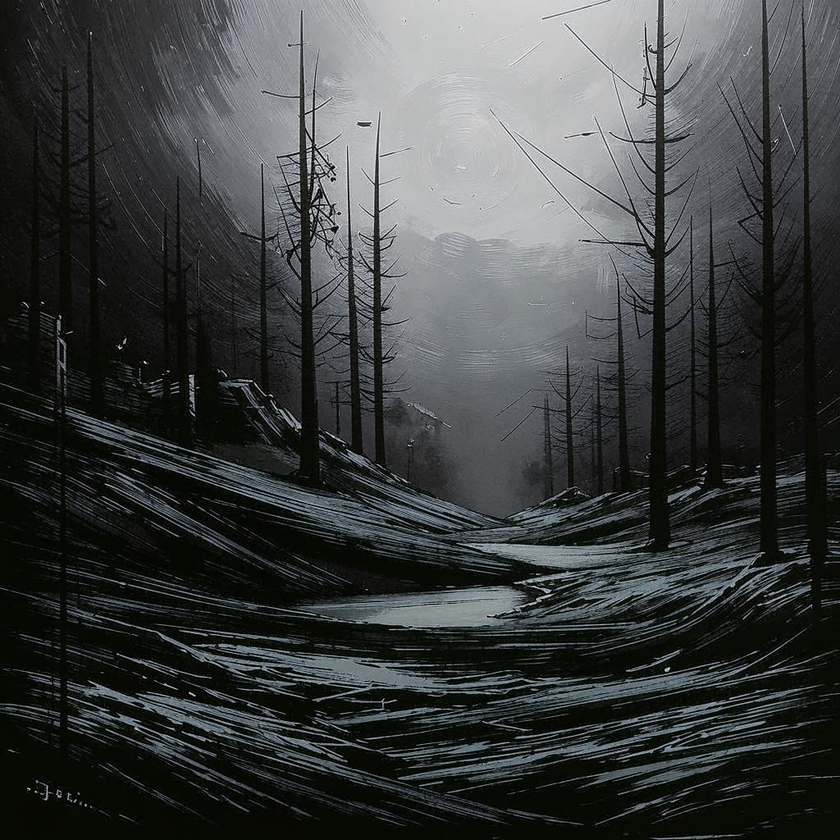
#> input picture common/lab3/image3.png, 840 x 840 px, shrunk from 1024 x 1024 before the run
$ python lab3.py
#> lines starting #> are read from the running program, lines starting #| are printed output that depends on the picture; after the words box and inside, x2 and y2 are one past the last pixel; in counts of white or black regions, pixels touching at a corner belong together
import numpy as np
from PIL import Image
from pathlib import Path

# Константы
KERNEL_SIZE = 5
THRESHOLD = 128

# Загрузить и подготовить изображение

def load_grayscale(path: Path) -> np.ndarray:
    """Чтение изображения и преобразование в матрицу серых тонов."""
    img = Image.open(path).convert('L')
    return np.array(img, dtype=np.uint8)

# Морфологические операции

def pad_image(img: np.ndarray, pad: int) -> np.ndarray:
#> called with pad = 2
    return np.pad(img, pad, mode='constant', constant_values=0)
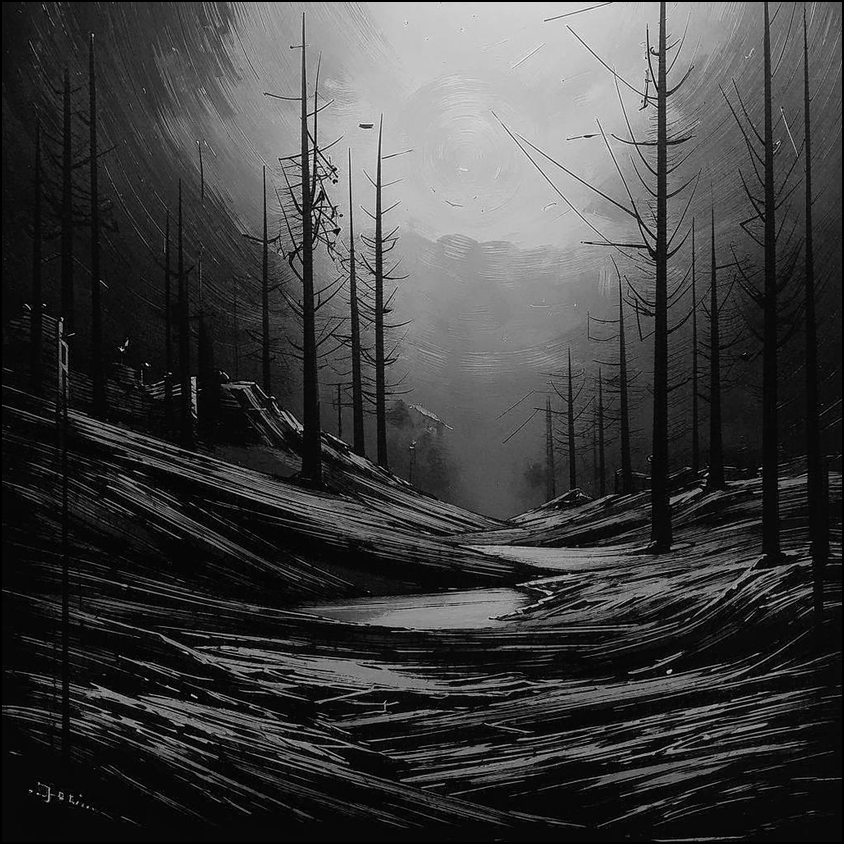
#> returned value: shape (844, 844); min 0, max 255, mean 63.2


def dilate(img: np.ndarray, se: np.ndarray) -> np.ndarray:
    """Дилатация с использованием структурного элемента."""
    pad = se.shape[0] // 2
    img_padded = pad_image(img, pad)
    result = np.zeros_like(img)

    for y in range(img.shape[0]):
        for x in range(img.shape[1]):
            window = img_padded[y:y+se.shape[0], x:x+se.shape[1]]
            result[y, x] = (window * se).max()
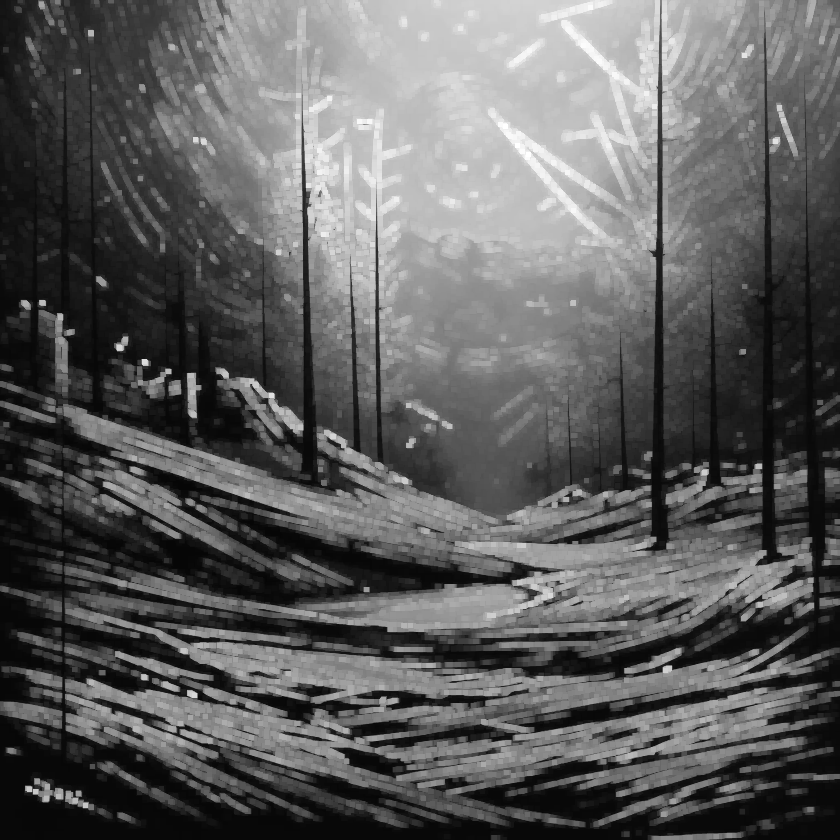
#> result: shape (840, 840); min 5, max 255, mean 93.6
    return result


def erode(img: np.ndarray, se: np.ndarray) -> np.ndarray:
    """Эрозия с использованием структурного элемента."""
    pad = se.shape[0] // 2
#> pad = 2
    img_padded = pad_image(img, pad)
#> call 2 of pad_image, with pad = 2
#> in pad_image (call 2), `return np.pad(img, pad, mode='constant', constant_values=0)`:
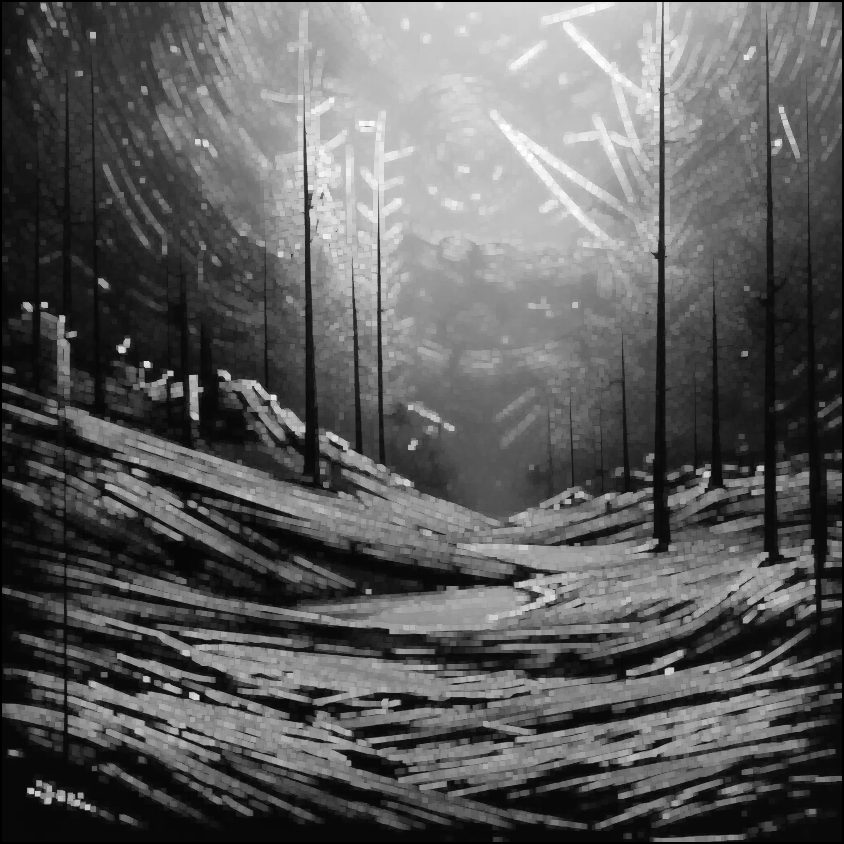
#> returned value: shape (844, 844); min 0, max 255, mean 92.7
    result = np.zeros_like(img)

    for y in range(img.shape[0]):
        for x in range(img.shape[1]):
            window = img_padded[y:y+se.shape[0], x:x+se.shape[1]]
            result[y, x] = window[se == 1].min()
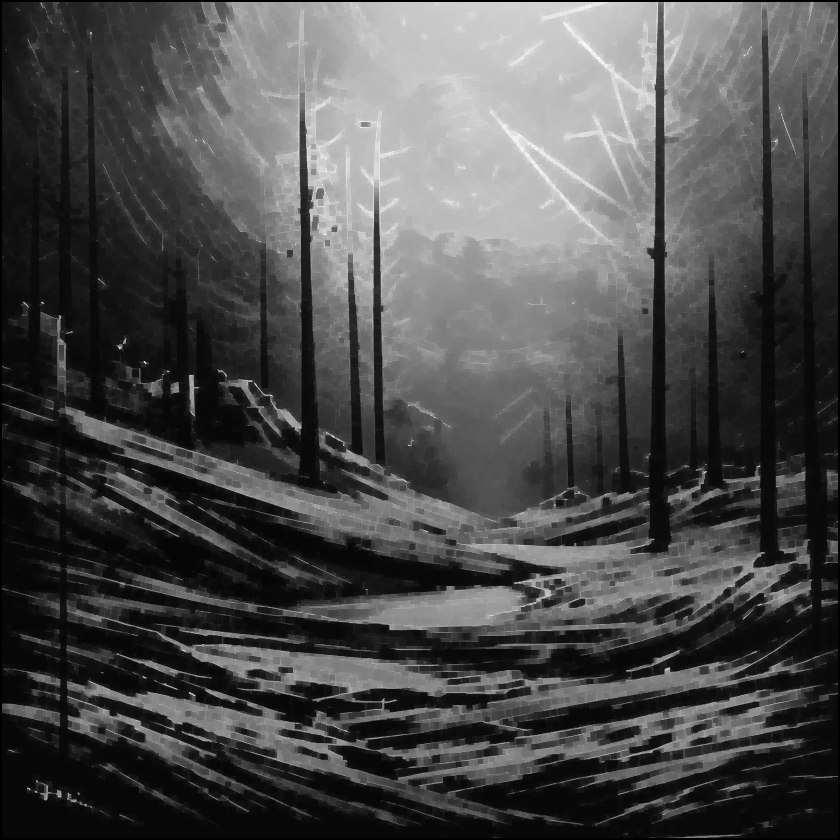
#> result: shape (840, 840); min 0, max 255, mean 76.5
    return result


def close(img: np.ndarray, se: np.ndarray) -> np.ndarray:
    """Замыкание: дилатация, затем эрозия."""
    return erode(dilate(img, se), se)

# Прочие функции

def binarize(img: np.ndarray, thresh: int = THRESHOLD) -> np.ndarray:
    """Простая бинаризация по порогу."""
#> called with thresh = 128
    return np.where(img > thresh, 255, 0).astype(np.uint8)
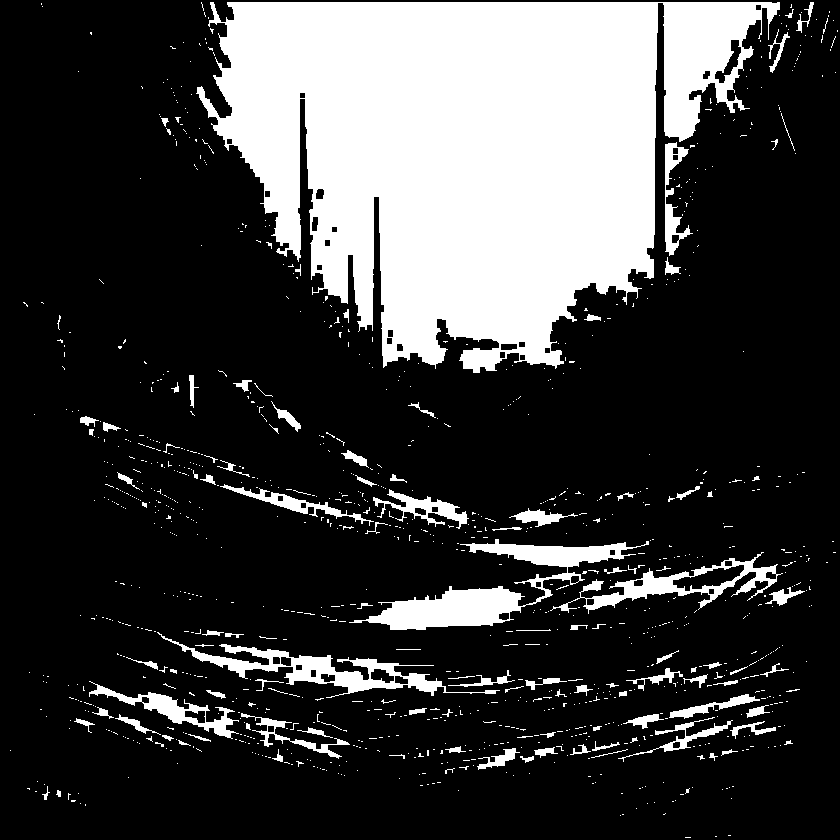
#> returned value: shape (840, 840); 23.8% white; 1094 white regions (979 under 20 px), largest, box (x1, y1, x2, y2) and area: (196, 2, 780, 373) 135801, (349, 539, 649, 630) 7142, (157, 632, 500, 698) 4246


def absolute_difference(a: np.ndarray, b: np.ndarray) -> np.ndarray:
    """Модуль разности двух изображений."""
    return np.abs(a.astype(int) - b.astype(int)).astype(np.uint8)
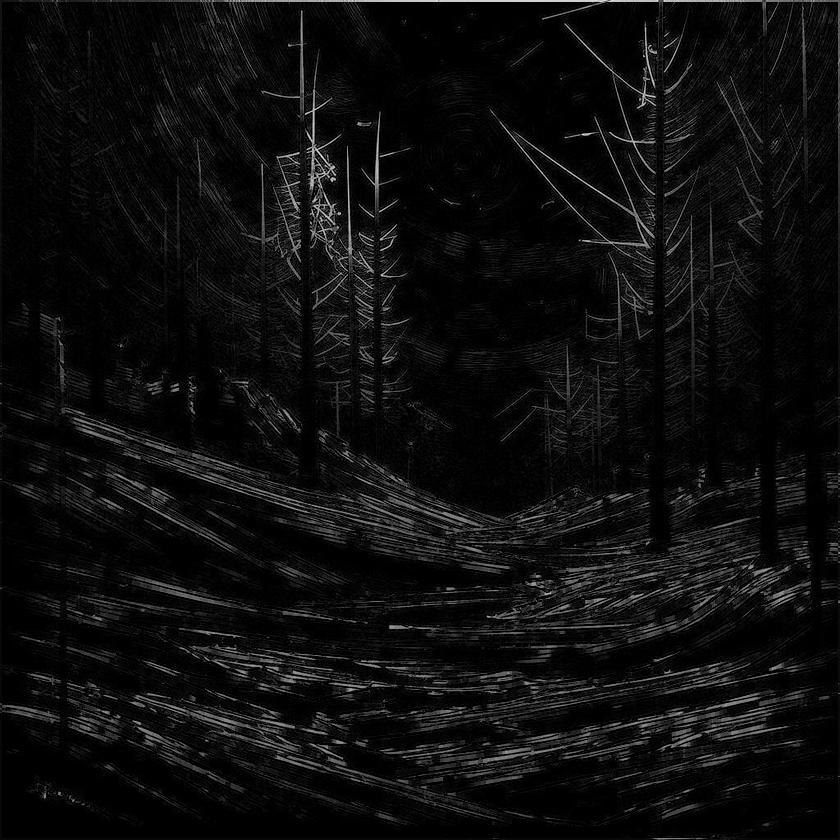
#> returned value: shape (840, 840); min 0, max 229, mean 13.5


def save_matrix_as_image(matrix: np.ndarray, path: Path) -> None:
    """Запись массива numpy как изображения."""
    Image.fromarray(matrix).save(path)


# Основной поток
if __name__ == '__main__':
    base = Path('image3.png')
    se = np.ones((KERNEL_SIZE, KERNEL_SIZE), dtype=np.uint8)

    gray = load_grayscale(base)
    closed_img = close(gray, se)
    binary_img = binarize(closed_img)
    diff_img = absolute_difference(gray, closed_img)

    # Сохранение
    save_matrix_as_image(binary_img, base.with_name('binary3.png'))
    save_matrix_as_image(closed_img, base.with_name('closed3.png'))
    save_matrix_as_image(diff_img, base.with_name('difference3.png'))

    # Отчёт
    report = []
    h, w = gray.shape
#> h = 840; w = 840
    report.append('# Отчёт по лаб. работе №3')
    report.append(f'- Исходник: {base.name} ({w}×{h})')
    report.append('- Структурный элемент: квадрат 5×5')
    report.append('## Результаты:')
    report.append(f'![](binary3.png) бинаризация')
    report.append(f'![](closed3.png) замыкание')
    report.append(f'![](difference3.png) разность')
    Path('report_lab3.md').write_text("\n".join(report), encoding='utf-8')
    print('Готово: бинаризация, замыкание, разность, отчёт.')

$ run again, with common/lab3/image2.png copied over common/lab3/image3.png
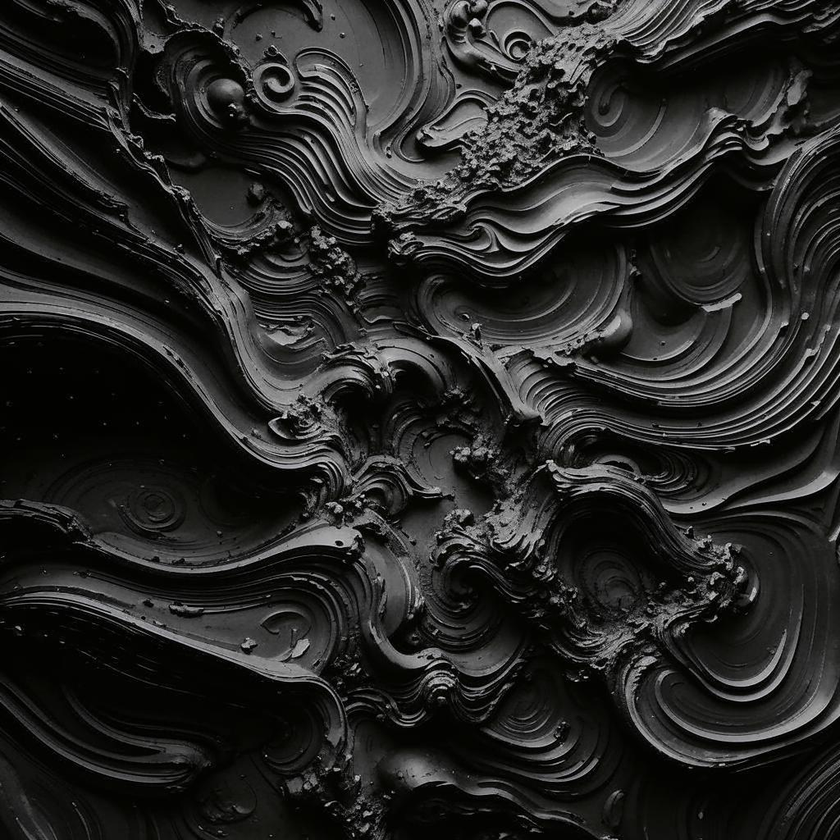
#> input picture common/lab3/image2.png, 840 x 840 px, shrunk from 1024 x 1024 before the run
#> after the loop in dilate, `for y in range(img.shape[0]):`:
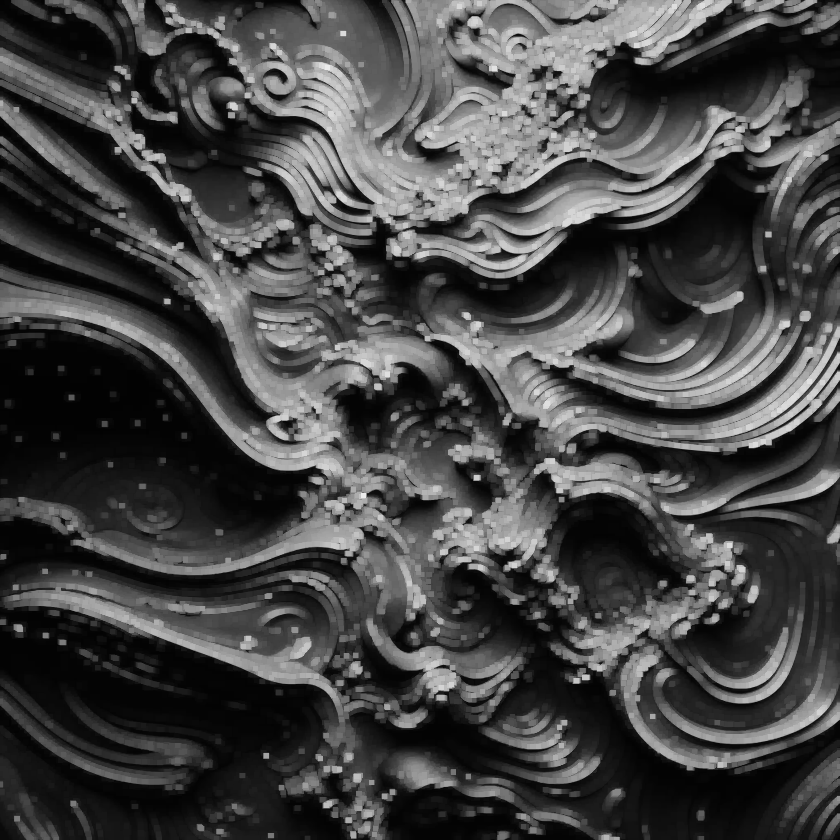
#> result: shape (840, 840); min 2, max 236, mean 70.2
#> pad = 2
#> in absolute_difference, `return np.abs(a.astype(int) - b.astype(int)).astype(np.uint8)`:
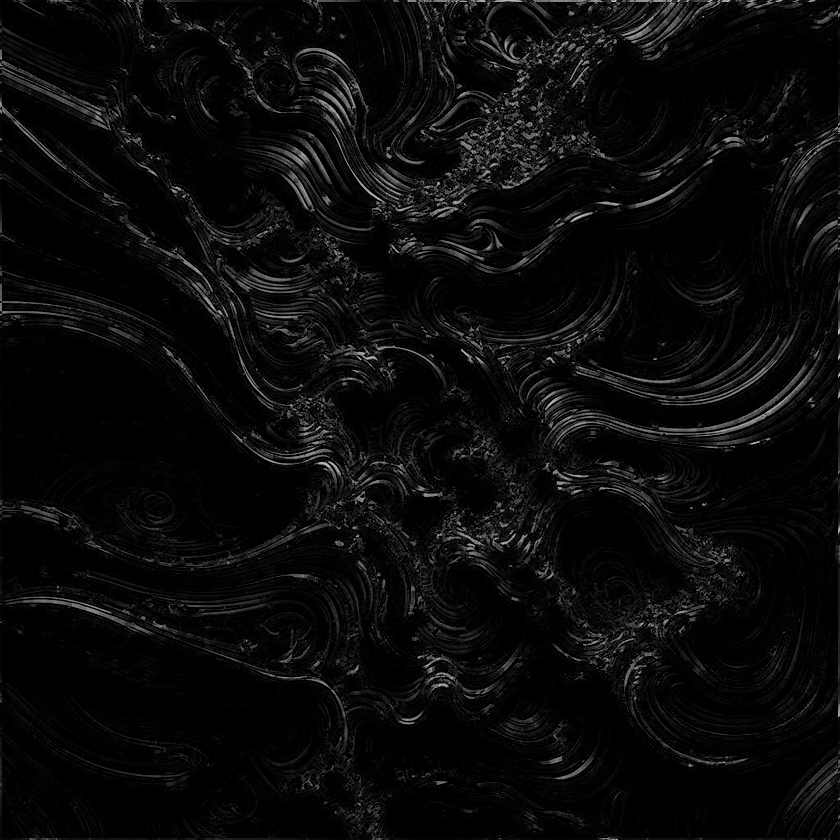
#> returned value: shape (840, 840); min 0, max 205, mean 10.4

$ run again, with common/lab3/closed2.png copied over common/lab3/image3.png
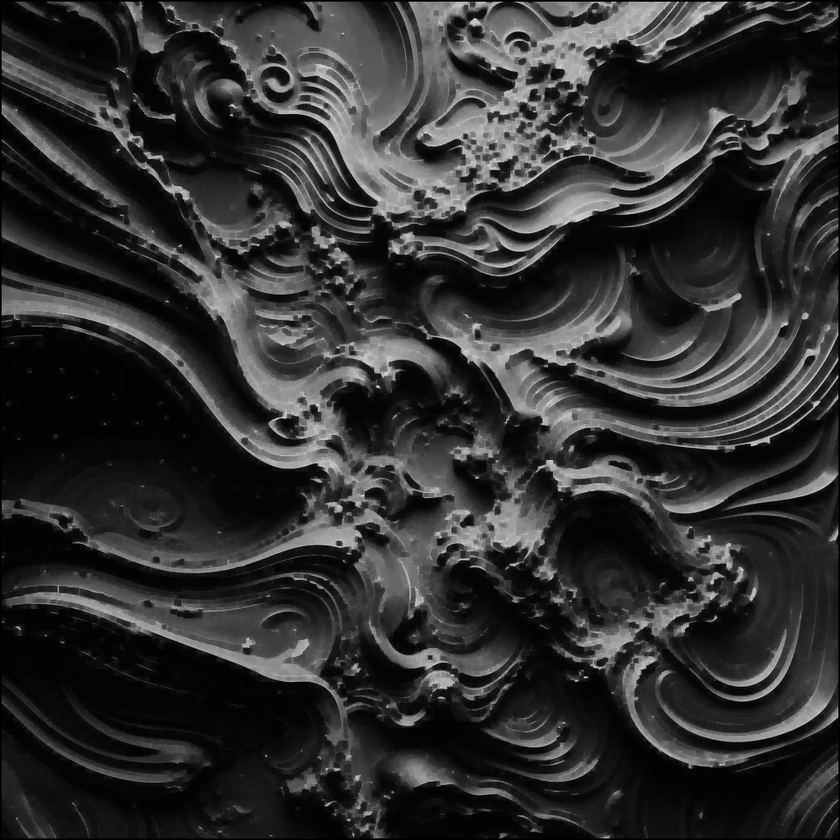
#> input picture common/lab3/closed2.png, 840 x 840 px, shrunk from 1024 x 1024 before the run
#> in load_grayscale, img is the input picture: PIL image 840x840 L; min 0, max 232, mean 48.7
#> after the loop in dilate, `for y in range(img.shape[0]):`:
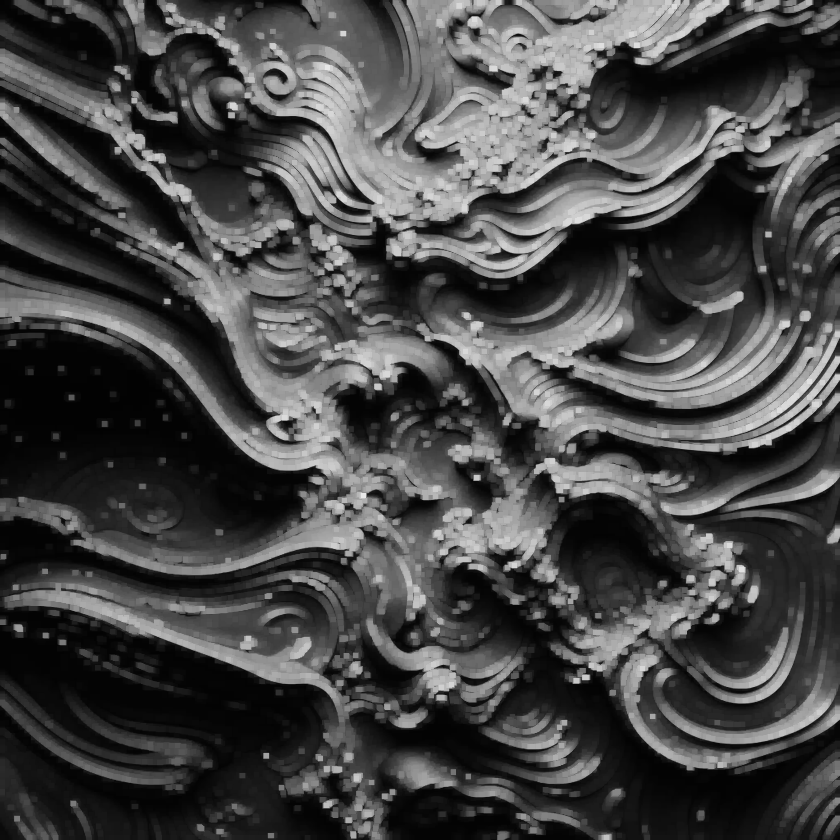
#> result: shape (840, 840); min 2, max 232, mean 71.8
#> pad = 2
#> in absolute_difference, `return np.abs(a.astype(int) - b.astype(int)).astype(np.uint8)`:
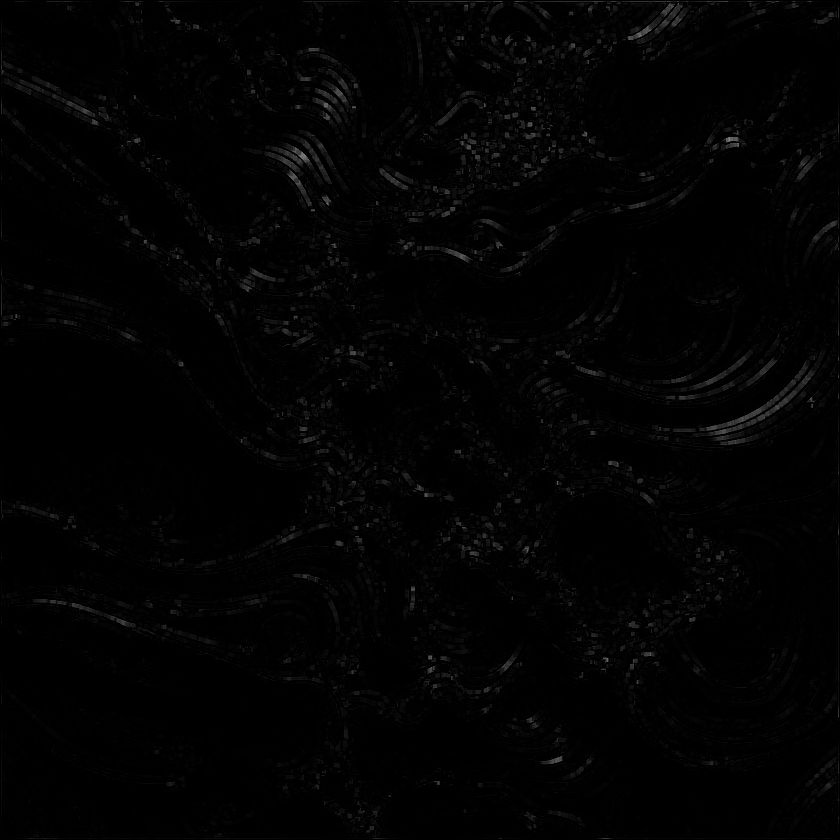
#> returned value: shape (840, 840); min 0, max 132, mean 2.6
